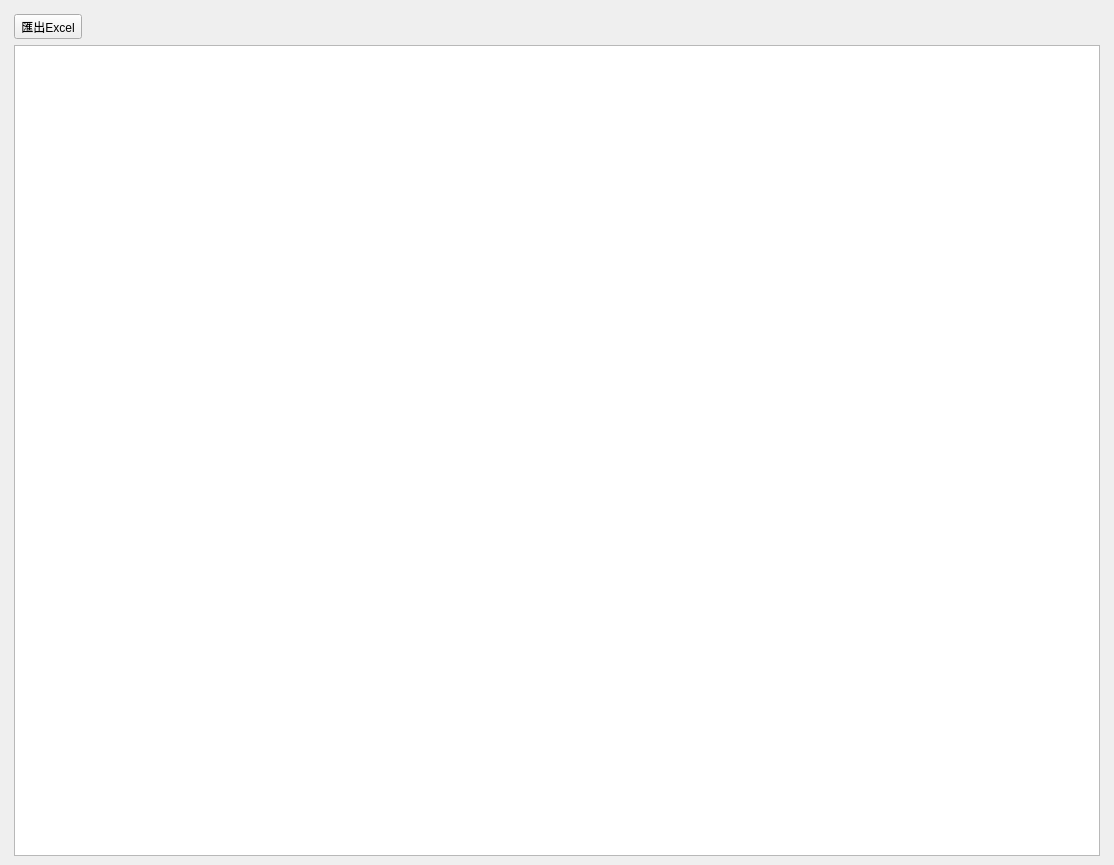
<?xml version="1.0" encoding="UTF-8"?>
<ui version="4.0">
 <class>WindowStatisticsDoctorMonthlyCount</class>
 <widget class="QMainWindow" name="WindowStatisticsDoctorMonthlyCount">
  <property name="geometry">
   <rect>
    <x>0</x>
    <y>0</y>
    <width>1114</width>
    <height>865</height>
   </rect>
  </property>
  <property name="windowTitle">
   <string>醫師月報表</string>
  </property>
  <widget class="QWidget" name="centralwidget">
   <layout class="QHBoxLayout" name="horizontalLayout">
    <item>
     <layout class="QVBoxLayout" name="verticalLayout">
      <property name="leftMargin">
       <number>5</number>
      </property>
      <property name="topMargin">
       <number>5</number>
      </property>
      <property name="rightMargin">
       <number>5</number>
      </property>
      <item>
       <layout class="QHBoxLayout" name="horizontalLayout_2">
        <item>
         <widget class="QToolButton" name="toolButton_export_to_excel">
          <property name="text">
           <string>匯出Excel</string>
          </property>
          <property name="icon">
           <iconset>
            <normaloff>../icons/document-export.svg</normaloff>../icons/document-export.svg</iconset>
          </property>
          <property name="toolButtonStyle">
           <enum>Qt::ToolButtonTextBesideIcon</enum>
          </property>
         </widget>
        </item>
        <item>
         <spacer name="horizontalSpacer">
          <property name="orientation">
           <enum>Qt::Horizontal</enum>
          </property>
          <property name="sizeHint" stdset="0">
           <size>
            <width>40</width>
            <height>20</height>
           </size>
          </property>
         </spacer>
        </item>
       </layout>
      </item>
      <item>
       <widget class="QTableWidget" name="tableWidget_doctor_monthly">
        <property name="editTriggers">
         <set>QAbstractItemView::NoEditTriggers</set>
        </property>
        <property name="alternatingRowColors">
         <bool>true</bool>
        </property>
        <property name="selectionMode">
         <enum>QAbstractItemView::SingleSelection</enum>
        </property>
        <property name="selectionBehavior">
         <enum>QAbstractItemView::SelectRows</enum>
        </property>
        <attribute name="horizontalHeaderVisible">
         <bool>false</bool>
        </attribute>
       </widget>
      </item>
     </layout>
    </item>
   </layout>
  </widget>
  <widget class="QMenuBar" name="menubar">
   <property name="geometry">
    <rect>
     <x>0</x>
     <y>0</y>
     <width>1114</width>
     <height>28</height>
    </rect>
   </property>
  </widget>
  <action name="action_export_excel">
   <property name="icon">
    <iconset>
     <normaloff>../icons/document-export.svg</normaloff>../icons/document-export.svg</iconset>
   </property>
   <property name="text">
    <string>匯出Excel</string>
   </property>
  </action>
 </widget>
 <resources/>
 <connections/>
</ui>
